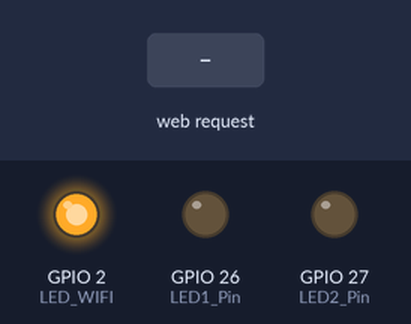
The sketch below on a simulated ESP32. Shown: output pins drawn as LEDs (lit = HIGH). The inputs (shaded band) are chosen by the test bench. WiFi joins after 1.5 s; servers stay silent unless stated; what the sketch prints to the serial monitor is not drawn.

Above: at 2.7 s.
2.8 s: HTTP request GET /LED1/on received
At 3.9 s:
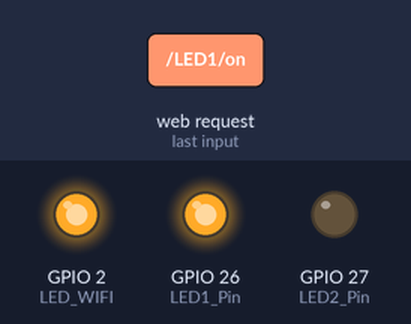
4.3 s: HTTP request GET /LED2/on received
At 5.0 s:
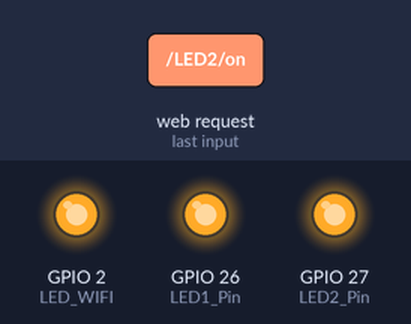
5.8 s: HTTP request GET /LED1/off received
At 6.1 s:
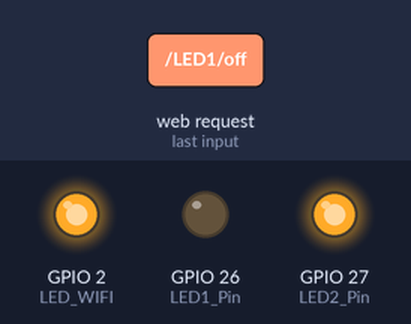
7.3 s: HTTP request GET /LED2/off received
At 8.5 s:
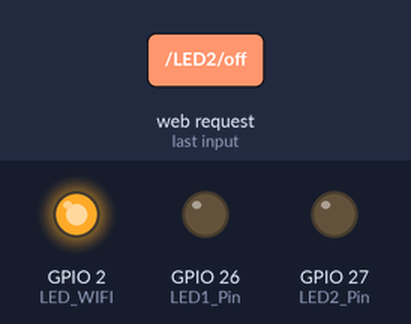
Timing chart, 0 to 9.8 s (numbered marks = the images above; inputs shaded):
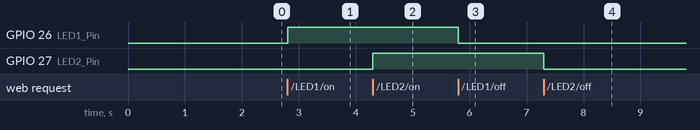

The sketch:

Web_Server_Esp32.ino
```cpp
#include <WiFi.h>

const char* ssid = "";
const char* password = "";
WiFiServer server(80);
String header;   // armazena o request HTTP

// Estado atual do LED1
bool led1Status = false;
bool led2Status = false;

// Pinos GPIOs
const int LED1_Pin = 26;
const int LED2_Pin = 27;
const int LED_WIFI = 2;

void setup() {
  Serial.begin(115200);
  pinMode(LED1_Pin, OUTPUT);
  pinMode(LED2_Pin, OUTPUT);
  pinMode(LED_WIFI, OUTPUT);
  digitalWrite(LED1_Pin, LOW);

  // Conexao com a rede Wi-Fi
  Serial.print("Conectando a ");
  Serial.println(ssid);
  WiFi.begin(ssid, password);
  while (WiFi.status() != WL_CONNECTED) {
    delay(500);
    Serial.print(".");
  }
  //Led 2 Belink ativa quando o Wifi é conectado com sucesso
  digitalWrite(LED_WIFI, HIGH);
  // Imprime o endereco IP local e inicia o Servidor Web
  Serial.println("");
  Serial.println("WiFi conectado.");
  Serial.println("Endereco IP: ");
  Serial.println(WiFi.localIP());
  server.begin();
}

void loop(){
  WiFiClient client = server.available();
  if (client) {
    while (client.connected()) {
        if (client.available()) {
            char c = client.read();
            header += c;
            if (c == '\n') {
                client.println("HTTP/1.1 200 OK");
                client.println("Content-type:text/html");
                client.println();

                // ajusta os GPIOs on e off
                if (header.indexOf("GET /LED1/on") >= 0) {
                    Serial.println("LED1 on");
                    led1Status = true;
                    digitalWrite(LED1_Pin, HIGH);
                } else if (header.indexOf("GET /LED1/off") >= 0) {
                    Serial.println("LED1 off");
                    led1Status = false;
                    digitalWrite(LED1_Pin, LOW);
                }
                if(header.indexOf("GET /LED2/on") >= 0){
                    Serial.println("LED2 on");
                    led2Status = true;
                    digitalWrite(LED2_Pin, HIGH);
                }
                else if(header.indexOf("GET /LED2/off") >= 0){
                    Serial.println("LED2 on");
                    led2Status = false;
                    digitalWrite(LED2_Pin, LOW);
                }
                // Gera a pagina HTML
                client.println("<html>");
                client.println("<body style='margin: 0px;'><div style='width: 100vw; height: 100vh; background: #6C7A89; display: flex; flex-direction: row; justify-content: center; align-items: center;'><div style='width: 700px; height: 450px; padding:10px; background: #fff; opacity:0.5; border-radius: 8px;'><h1 style='color:#4b2056; '>ESP32 WEB SERVER DEVTITANS</h1> <img style='width: 100px; height: 100px; float:right; margin-top: -60px;' src='https://devtitans.icomp.ufam.edu.br/moodle/pluginfile.php/1/core_admin/logo/0x200/1680546897/moodle-site-logo.png'>");
                if (led1Status) {
                    client.println("<p>LED1 - State ON</p>");
                    client.println("<p><a href=\"/LED1/off\"><button style='background-color:green; color:white; width:100px; height:60px; border-radius: 10px;' class=\"button\">OFF</button></a></p>");
                }
                else {
                    client.println("<p>LED1 - State OFF</p>");
                    client.println("<p><a href=\"/LED1/on\"><button style='background-color:red; color:white; width:100px; height:60px; border-radius: 10px;' class=\"button\">ON</button></a></p>");
                }

                if (led2Status) {
                    client.println("<p>LED2 - State ON</p>");
                    client.println("<p><a href=\"/LED2/off\"><button style='background-color:green; color:white; width:100px; height:60px; border-radius: 10px;' class=\"button\">OFF</button></a></p>");
                }
                else {
                    client.println("<p>LED2 - State OFF</p>");
                    client.println("<p><a href=\"/LED2/on\"><button style='background-color:red; color:white; width:100px; height:60px; border-radius: 10px;' class=\"button\">ON</button></a></p>");
                }
                client.println("</div></div></body></html>");
                header = "";
                // Fecha a conexao
                client.stop();
            } // if nova linha
        } // if cliente disponivel
    } // if cliente conectado
  } // if cliente se conectou
} // loop
```

Measured:
- after the input at 2.8 s, GPIO 26 (LED1_Pin): LOW → HIGH at once
- after the input at 4.3 s, GPIO 27 (LED2_Pin): LOW → HIGH at once
- after the input at 5.8 s, GPIO 26 (LED1_Pin): HIGH → LOW at once
- after the input at 7.3 s, GPIO 27 (LED2_Pin): HIGH → LOW at once
